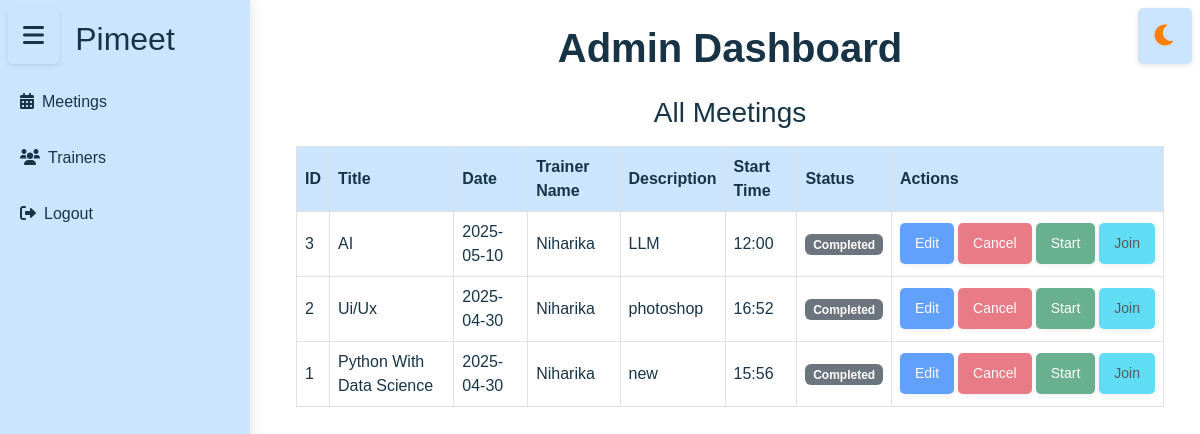
Before: /admin_dashboard with the older database file.
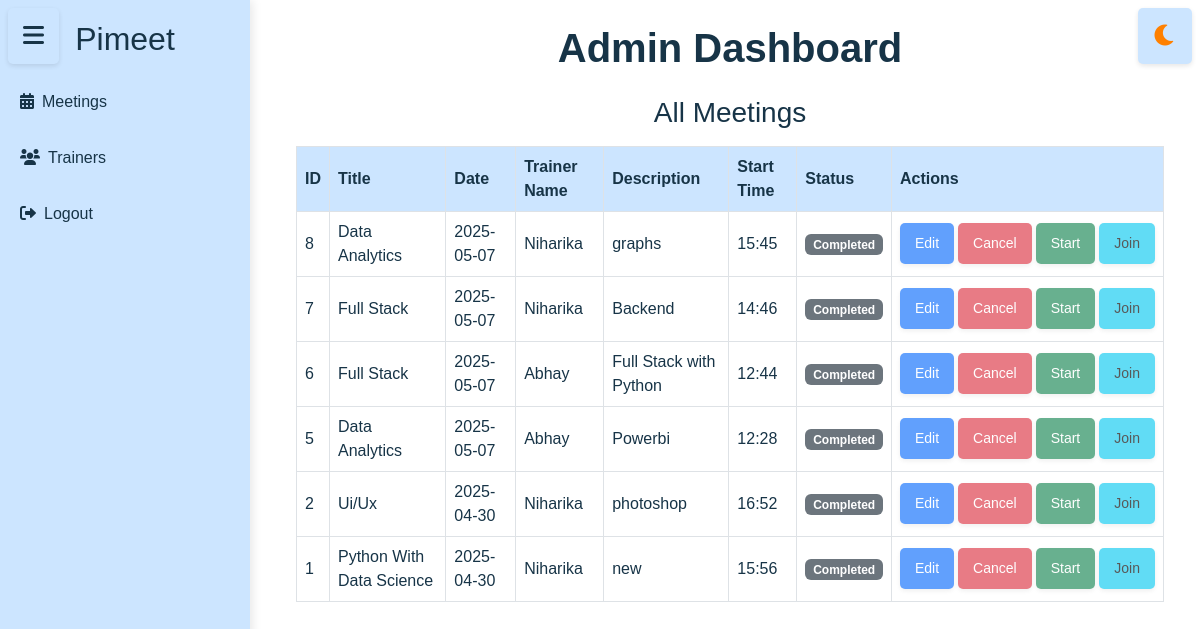
After: the same page with the newer database file.
### tables this page shows
CREATE TABLE meetings (

            id INTEGER PRIMARY KEY AUTOINCREMENT,
            title TEXT NOT NULL,
            date TEXT NOT NULL,
            time TEXT NOT NULL,
            description TEXT NOT NULL,
            trainer_id TEXT,
            meet_id TEXT UNIQUE,
            FOREIGN KEY (trainer_id) REFERENCES trainers(id)
        );

CREATE TABLE trainers (
    id TEXT PRIMARY KEY,
    trainer_id TEXT NOT NULL UNIQUE,
    name TEXT NOT NULL,
    email TEXT NOT NULL UNIQUE,
    mobile TEXT NOT NULL UNIQUE,
    status TEXT CHECK(status IN ('Active', 'Inactive')) NOT NULL,
    bio TEXT,
    profile_image BLOB
);

### app.py (the view)
@app.route('/admin_dashboard')
def admin_dashboard():
    session['user_type'] = 'admin'
    success, result = get_all_trainers_from_db()
    meetings=get_meet()
    if success:
        return render_template('admindashboard.html', trainers=result,meetings=meetings)
    else:
        return render_template('admindashboard.html', error=result)

### assign_trainer.py (called while the page is built)
def get_all_trainers_from_db():
    conn = get_db_connection()
    cursor = conn.cursor()
    try:
        cursor.execute('SELECT * FROM trainers')
        rows = cursor.fetchall()
        trainers = []
        for row in rows:
            trainers.append({
    'trainer_id': row[1],
    'name': row[2],
    'email': row[3],
    'mobile': row[4],
    'status': row[5],
    'bio': row[6],
})
        return True, trainers
    except Exception as e:
        return False, str(e)
    finally:
        conn.close()

### db.py (called while the page is built)
def get_db_connection():
    conn = sqlite3.connect(DATABASE)
    conn.row_factory = sqlite3.Row
    return conn

### templates/admindashboard.html (shortened to what the changed rows need)
<!DOCTYPE html>
<html lang="en">
<head>
    <link rel="stylesheet" href="https://cdnjs.cloudflare.com/ajax/libs/font-awesome/6.0.0/css/all.min.css">
    <link rel="stylesheet" href="https://cdnjs.cloudflare.com/ajax/libs/bootstrap/5.3.0/css/bootstrap.min.css">
    <link rel="stylesheet" href="{{ url_for('static', filename='css/admin_dashboard.css') }}">
</head>
<body class="light-mode">
    <div class="sidebar " id="sidebar">
        <h2>Pimeet</h2>
    </div>
    <div class="content p-4 flex-grow-1" id="content">
        <div class="container-fluid">
            <h1 class="fw-bold mb-4 text-center">Admin Dashboard</h1>
        <div id="meetings">
            <div class="table-responsive">
                <table class="table table-hover table-bordered align-middle">
                    <thead>
                        <tr>
                            <th>ID</th>
                            <th>Title</th>
                            <th>Date</th>
                            <th>Trainer Name</th>
                            <th>Description</th>
                            <th>Start Time</th>
                            <th>Status</th>
                            <th>Actions</th>
                        </tr>
                    </thead>
<tbody>
                        {% set all_meetings = meetings.upcoming + meetings.current + meetings.previous %}
                        {% for meeting in all_meetings %}
                          <tr>
                            <td>{{ meeting.id }}</td>
                            <td>{{ meeting.title }}</td>
                            <td>{{ meeting.date }}</td>
                            <td>{{ meeting.trainer_name}}</td>
                            <td>{{ meeting.description }}</td>
                            <td>{{ meeting.time }}</td>
                            <td>
                              {% if meeting.status == 'Scheduled' %}
                                <span class="badge bg-warning">Scheduled</span>
                              {% elif meeting.status == 'Ongoing' %}
                                <span class="badge bg-success">Ongoing</span>
                              {% else %}
                                <span class="badge bg-secondary">Completed</span>
                              {% endif %}
                            </td>
                            <td>
                              <div class="d-flex flex-nowrap gap-1 ">
                                <button class="btn btn-primary btn-sm"
                                  onclick="openEditModal('{{ meeting.id }}', '{{ meeting.title }}', '{{ meeting.date }}', '{{ meeting.time }}', '{{ meeting.description }}')"
                                  {% if meeting in meetings.previous %}disabled{% endif %}>
                                  Edit
                                </button>
                                <button class="btn btn-danger btn-sm"
                                  onclick="confirmCancel('{{ meeting.id }}')"
                                  {% if meeting in meetings.previous %}disabled{% endif %}>
                                  Cancel
                                </button>
                                <button class="btn btn-success btn-sm"
                                    onclick="window.location.href='{{ url_for('meeting_room', meeting_id=meeting.id) }}'"
                                    {% if meeting not in meetings.current %}disabled{% endif %}>
                                    Start
                                </button>
                                <button class="btn btn-info btn-sm"
                                    onclick="window.location.href='{{ url_for('meeting_room', meeting_id=meeting.id) }}'"
                                    {% if meeting not in meetings.current %}disabled{% endif %}>
                                    Join
                                </button>
                              </div>
                            </td>
                          </tr>
                        {% endfor %}
                      </tbody>
                </table>
            </div>
        </div>
    </div>
</body>
</html>

Changed rows visible on the page:
removed meetings: id "3", title "AI", date "2025-05-10", trainer_name "Niharika", description "LLM", time "12:00"
added meetings: id "8", title "Data Analytics", date "2025-05-07", trainer_name "Niharika", description "graphs", time "15:45"
added meetings: id "7", title "Full Stack", date "2025-05-07", trainer_name "Niharika", description "Backend", time "14:46"
added meetings: id "6", title "Full Stack", date "2025-05-07", trainer_name "Abhay", description "Full Stack with Python", time "12:44"
added meetings: id "5", title "Data Analytics", date "2025-05-07", trainer_name "Abhay", description "Powerbi", time "12:28"
